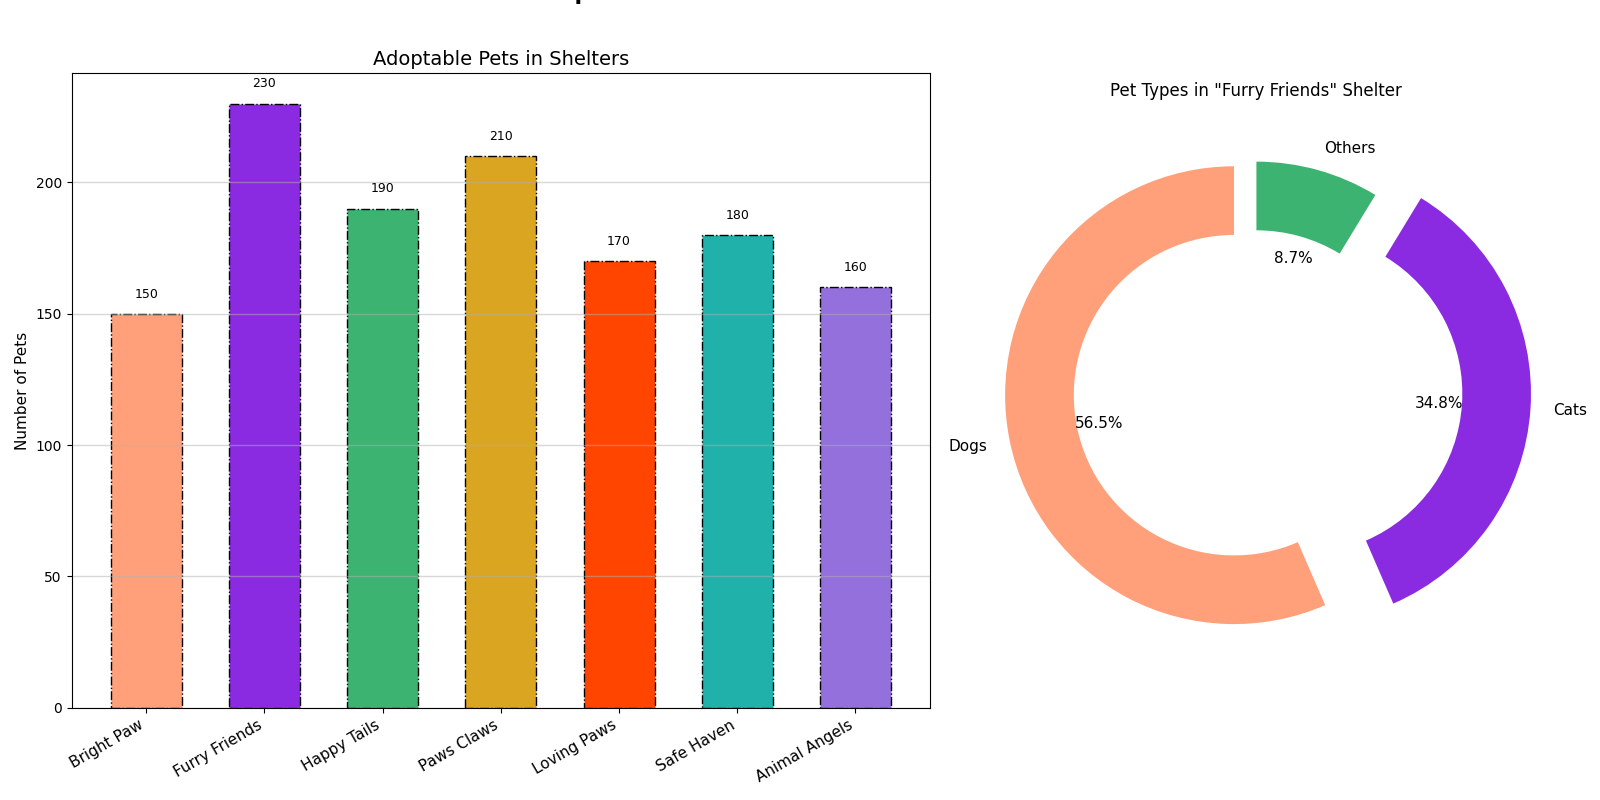

Write Python code to recreate this figure.
import matplotlib.pyplot as plt
import numpy as np

shelters = ['Bright Paw', 'Furry Friends', 'Happy Tails', 'Paws Claws', 'Loving Paws', 'Safe Haven', 'Animal Angels']
adoptable_pets = [150, 230, 190, 210, 170, 180, 160]

pet_types = ['Dogs', 'Cats', 'Others']
pet_counts_1 = [130, 80, 20]

x_positions = np.arange(len(shelters))
bar_width = 0.6

fig, (ax2, ax1) = plt.subplots(1, 2, figsize=(16, 8), gridspec_kw={'width_ratios': [3, 2]})
fig.suptitle('Adoptable Pets Statistics in Shelters - 2022', fontsize=16, fontweight='bold', y=1.02)

# Donut chart
explode = (0.1, 0.2, 0)  # changed explode for the first two slices
ax1.pie(pet_counts_1, labels=pet_types, explode=explode, colors=['#FFA07A', '#8A2BE2', '#3CB371'],
        autopct='%1.1f%%', shadow=False, startangle=90, textprops={'fontsize': 11}, 
        wedgeprops={'width': 0.3})  # added a border to wedges
ax1.set_title('Pet Types in "Furry Friends" Shelter', fontsize=12)

# Bar chart
bars = ax2.bar(x_positions, adoptable_pets, color=['#FFA07A', '#8A2BE2', '#3CB371', '#DAA520', '#FF4500', '#20B2AA', '#9370DB'],
               width=bar_width, edgecolor='black', linestyle='-.')  # altered edge/border style

for bar in bars:
    yval = bar.get_height()
    ax2.text(bar.get_x() + bar.get_width()/2, yval + 5, f'{yval}', ha='center', va='bottom', fontsize=9)

ax2.set_xticks(x_positions)
ax2.set_xticklabels(shelters, rotation=30, ha='right', fontsize=11)  # adjusted rotation
ax2.set_title("Adoptable Pets in Shelters", fontsize=14)
ax2.set_ylabel("Number of Pets", fontsize=11)
ax2.yaxis.grid(True, linestyle='-', linewidth=1, alpha=0.5)  # changed grid line style

plt.tight_layout()
plt.show()
